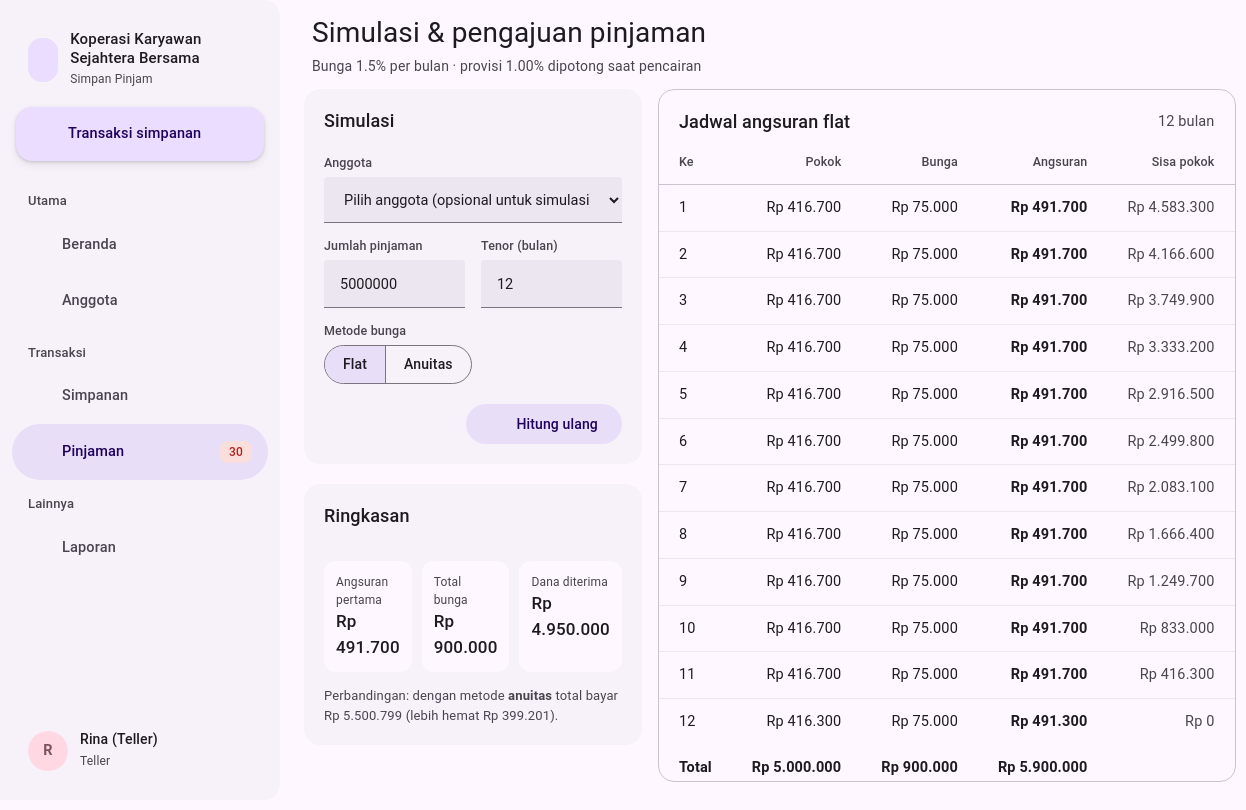
The page /index.php?page=pinjaman.ajukan (signed in) on the database its author committed.
### tables this page shows
CREATE TABLE pengaturan (
  id INT PRIMARY KEY,
  nama VARCHAR(120) NOT NULL,
  alamat VARCHAR(255),
  telepon VARCHAR(30),
  simpanan_pokok INT NOT NULL DEFAULT 100000,
  simpanan_wajib INT NOT NULL DEFAULT 50000,
  bunga_default DECIMAL(4,2) NOT NULL DEFAULT 1.50,       
  provisi_persen DECIMAL(4,2) NOT NULL DEFAULT 1.00,      
  denda_persen_hari DECIMAL(4,2) NOT NULL DEFAULT 0.20,   
  denda_maks_persen DECIMAL(5,2) NOT NULL DEFAULT 10.00,  
  maks_kali_simpanan TINYINT NOT NULL DEFAULT 5           
);

### index.php (called while the page is built, shortened)
<?php
require __DIR__ . '/includes/bootstrap.php';
$routes = [
    'login'          => 'pages/login.php',
    'logout'         => 'pages/logout.php',
    'dashboard'      => 'pages/dashboard.php',
    'anggota'        => 'pages/anggota/index.php',
    'anggota.form'   => 'pages/anggota/form.php',
    'anggota.detail' => 'pages/anggota/detail.php',
    'simpanan'       => 'pages/simpanan/index.php',
    'simpanan.wajib' => 'pages/simpanan/wajib.php',
    'pinjaman'       => 'pages/pinjaman/index.php',
    'pinjaman.ajukan'=> 'pages/pinjaman/ajukan.php',
    'pinjaman.detail'=> 'pages/pinjaman/detail.php',
    'pinjaman.aksi'  => 'pages/pinjaman/aksi.php',
    'bukti'          => 'pages/bukti.php',
    'laporan'        => 'pages/laporan.php',
    'pengaturan'     => 'pages/pengaturan.php',
];
$page = $_GET['page'] ?? 'dashboard';
require __DIR__ . '/' . $routes[$page];

### pages/pinjaman/ajukan.php (the view, shortened to what this page needs)
<?php
$set = setting();
$d = [
    'anggota_id' => (int) ($_REQUEST['anggota'] ?? $_REQUEST['anggota_id'] ?? 0),
    'jumlah' => max(0, (int) ($_REQUEST['jumlah'] ?? 5000000)),
    'tenor' => min(36, max(1, (int) ($_REQUEST['tenor'] ?? 12))),
    'metode' => ($_REQUEST['metode'] ?? 'flat') === 'anuitas' ? 'anuitas' : 'flat',
    'tujuan' => trim($_REQUEST['tujuan'] ?? ''),
];
$bunga = (float) $set['bunga_default'];
$jadwal = $d['jumlah'] ? jadwal_angsuran($d['jumlah'], $bunga, $d['tenor'], $d['metode']) : [];
$pembanding = $d['jumlah'] ? jadwal_angsuran($d['jumlah'], $bunga, $d['tenor'], $d['metode'] === 'flat' ? 'anuitas' : 'flat') : [];
$tot = fn ($j) => array_sum(array_column($j, 'total'));
$title = 'Simulasi & pengajuan pinjaman';
$sub = 'Bunga ' . $bunga . '% per bulan · provisi ' . $set['provisi_persen'] . '% dipotong saat pencairan';
require __DIR__ . '/../../includes/header.php';
?>
<div class="grid-2">
    <div>
        <form method="get" class="card"><input type="hidden" name="page" value="pinjaman.ajukan">
            <div class="card-head"><h2>Simulasi</h2></div>
            <div class="card-body"><div class="form-grid">
                <div class="full"><label>Anggota</label><select name="anggota" onchange="this.form.submit()"><option value="0">Pilih anggota (opsional untuk simulasi)</option></select></div>
                <div><label>Jumlah pinjaman</label><input type="number" name="jumlah" value="<?= $d['jumlah'] ?>" step="100000" min="0"></div>
                <div><label>Tenor (bulan)</label><input type="number" name="tenor" value="<?= $d['tenor'] ?>" min="1" max="36"></div>
                <div class="full"><label>Metode bunga</label><div class="seg"><label>Flat</label><label>Anuitas</label></div></div>
            </div><div class="form-actions"><button class="btn btn-tonal"><?= icon('calc', 18) ?> Hitung ulang</button></div></div>
        </form>
        <?php if ($jadwal): ?>
        <div class="card mt"><div class="card-head"><h2>Ringkasan</h2></div><div class="card-body">
            <div class="sim">
                <div><small>Angsuran pertama</small><b><?= rupiah($jadwal[0]['total']) ?></b></div>
                <div><small>Total bunga</small><b><?= rupiah(array_sum(array_column($jadwal, 'bunga'))) ?></b></div>
                <div><small>Dana diterima</small><b><?= rupiah($d['jumlah'] - round($d['jumlah'] * $set['provisi_persen'] / 100)) ?></b></div>
            </div>
            <p class="muted" style="font-size:13px;margin:14px 0 0">Perbandingan: dengan metode <b><?= $d['metode'] === 'flat' ? 'anuitas' : 'flat' ?></b> total bayar <?= rupiah($tot($pembanding)) ?> (<?= $tot($pembanding) < $tot($jadwal) ? 'lebih hemat ' . rupiah($tot($jadwal) - $tot($pembanding)) : 'lebih mahal ' . rupiah($tot($pembanding) - $tot($jadwal)) ?>).</p>
        </div></div>
        <?php endif; ?>
    </div>
    <div class="card outlined"><div class="card-head"><h2>Jadwal angsuran <?= e($d['metode']) ?></h2><span class="muted"><?= $d['tenor'] ?> bulan</span></div>
        <div class="table-wrap" style="max-height:640px;overflow:auto"><table>
            <thead><tr><th>Ke</th><th class="text-right">Pokok</th><th class="text-right">Bunga</th><th class="text-right">Angsuran</th><th class="text-right">Sisa pokok</th></tr></thead>
            <tbody><?php foreach ($jadwal as $j): ?><tr><td><?= $j['ke'] ?></td><td class="text-right num"><?= rupiah($j['pokok']) ?></td><td class="text-right num"><?= rupiah($j['bunga']) ?></td><td class="text-right num"><b><?= rupiah($j['total']) ?></b></td><td class="text-right num muted"><?= rupiah($j['sisa']) ?></td></tr><?php endforeach; ?></tbody>
            <?php if ($jadwal): ?><tfoot><tr><td><b>Total</b></td><td class="text-right num"><b><?= rupiah(array_sum(array_column($jadwal, 'pokok'))) ?></b></td><td class="text-right num"><b><?= rupiah(array_sum(array_column($jadwal, 'bunga'))) ?></b></td><td class="text-right num"><b><?= rupiah($tot($jadwal)) ?></b></td><td></td></tr></tfoot><?php endif; ?>
        </table></div></div>
</div>
<?php require __DIR__ . '/../../includes/footer.php'; ?>

### includes/header.php (shortened to what this page needs)
<?php
$navPengajuan = (int) q("SELECT COUNT(*) FROM pinjaman WHERE status = 'diajukan'")->fetchColumn();
$navTunggak = (int) q("SELECT COUNT(*) FROM angsuran a JOIN pinjaman p ON p.id = a.pinjaman_id WHERE p.status = 'berjalan' AND a.dibayar_at IS NULL AND a.jatuh_tempo < CURDATE()")->fetchColumn();
$navMenu = [
    'Utama' => [['dashboard', 'Beranda', 'home', 0], ['anggota', 'Anggota', 'users', 0]],
    'Transaksi' => [['simpanan', 'Simpanan', 'piggy', 0], ['pinjaman', 'Pinjaman', 'hand', $navPengajuan + $navTunggak]],
    'Lainnya' => [['laporan', 'Laporan', 'chart', 0]],
];
$navCur = explode('.', $_GET['page'] ?? 'dashboard')[0];
?>
<!DOCTYPE html>
<html lang="id">
<head>
    <link rel="stylesheet" href="assets/css/style.css">
</head>
<body>
<div class="layout">
    <aside class="drawer" id="drawer">
        <div class="head"><span class="logo"><?= icon('piggy', 24) ?></span><div><b><?= e(setting()['nama']) ?></b><small>Simpan Pinjam</small></div></div>
        <a class="fab" href="<?= url('simpanan') ?>"><?= icon('plus', 20) ?> Transaksi simpanan</a>
        <nav>
            <?php foreach ($navMenu as $sec => $links): ?>
                <div class="sec"><?= $sec ?></div>
                <?php foreach ($links as [$k, $l, $ic, $n]): ?><a href="<?= url($k) ?>" class="<?= $navCur === $k ? 'active' : '' ?>"><?= icon($ic, 22) ?> <?= $l ?><?php if ($n): ?><span class="n chip chip-red" style="height:22px;padding:0 8px"><?= $n ?></span><?php endif; ?></a><?php endforeach; ?>
            <?php endforeach; ?>
        </nav>
        <div class="grow"></div>
        <div class="me"><span class="av"><?= e(strtoupper(substr(user()['nama'], 0, 1))) ?></span><div class="grow"><b><?= e(user()['nama']) ?></b><small><?= e(ucfirst(user()['role'])) ?></small></div><a class="icon-btn" href="<?= url('logout') ?>" title="Keluar"><?= icon('logout', 20) ?></a></div>
    </aside>
    <main class="main">
        <header class="appbar">
            <h1><?= e($title ?? 'Beranda') ?><?php if (!empty($sub)): ?><small><?= $sub ?></small><?php endif; ?></h1>
        </header>

### rows shown on the page
pengaturan: nama "Koperasi Karyawan Sejahtera Bersama", provisi_persen "Bunga 1.5% per bulan · provisi 1.00% dipotong saat pencairan", bunga_default "Rp 491.700", bunga_default "Rp 900.000", provisi_persen "Rp 4.950.000", rupiah($tot($jadwal)-$tot($pembanding)) "Rp 399.201", bunga_default "Rp 5.000.000", bunga_default "Rp 5.900.000"

### other values the page prints
$sec "Utama"
$l "Beranda"
$l "Anggota"
$sec "Transaksi"
$l "Simpanan"
$l "Pinjaman"
$n "30"
$sec "Lainnya"
$l "Laporan"
substr(user()['nama'], 0, 1) "R"
user()['nama'] "Rina (Teller)"
user()['role'] "Teller"
$title "Simulasi & pengajuan pinjaman"
rupiah($tot($pembanding)) "Rp 5.500.799"
$d['metode'] "flat"
